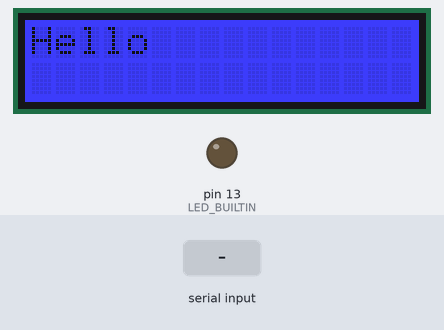
The sketch below on a simulated Arduino Uno, built with avr-gcc and run on an emulated ATmega328P. Parts: 16×2 character LCD, output pins drawn as LEDs (lit = HIGH). The inputs (shaded band) are chosen by the test bench. What the sketch prints to the serial monitor is not drawn.

Above: at 1.2 s.
1.3 s: "1\n" received over Serial
At 3.0 s:
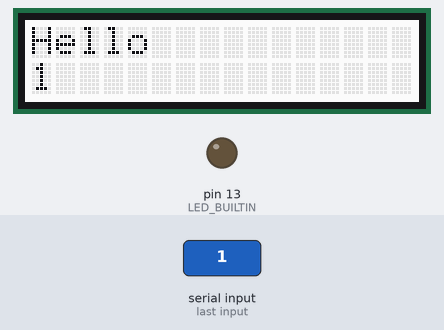
3.3 s: "0\n" received over Serial
At 5.0 s:
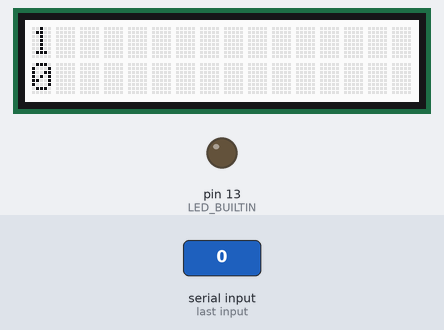
5.3 s: "2\n" received over Serial
At 5.7 s:
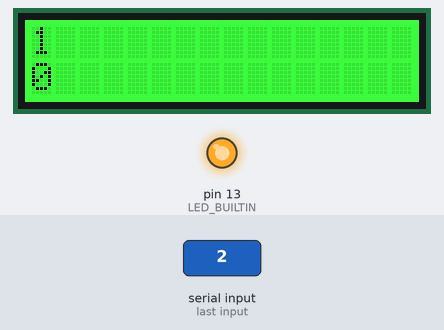
Timing chart, 0 to 8.3 s (numbered marks = the images above; inputs shaded):
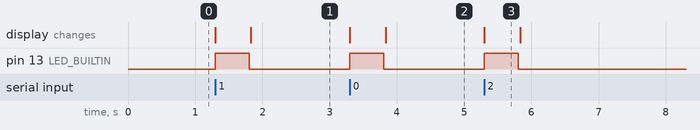

The sketch:

08_02_lcd_serial.ino
```cpp
#include <Wire.h>
#include "rgb_lcd.h"

rgb_lcd lcd;
String previous="";
String data="Hello";

void setup() {
  pinMode(LED_BUILTIN, OUTPUT);
  lcd.begin(16, 2);
  lcd.setRGB(0, 0, 255);
  lcd.print(data);
  Serial.begin(9600);
  Serial.println("Begin");
}

void loop() {
  if(Serial.available() > 0) {
    digitalWrite(LED_BUILTIN, HIGH);
    lcd.setRGB(0,255,0);
    delay(100);
    previous = data;
    data = Serial.readStringUntil('\n') + "                ";
    delay(400);
    digitalWrite(LED_BUILTIN, LOW);
    lcd.setCursor(0, 0);
    lcd.print(previous);
    lcd.setCursor(0,1);
    lcd.print(data);
    lcd.setRGB(255, 255, 255);
  }
}
```

Measured:
- after the input at 1.3 s, pin 13 (LED_BUILTIN): LOW → HIGH at once, → LOW 0.50 s later; the display: first changes at once (image 1 shows a later state)
- after the input at 3.3 s, pin 13 (LED_BUILTIN): LOW → HIGH at once, → LOW 0.50 s later; the display: first changes at once (image 2 shows a later state)
- after the input at 5.3 s, pin 13 (LED_BUILTIN): LOW → HIGH at once, → LOW 0.50 s later; the display: changes at once (image 3)
- what the display in image 3 shows lasts 0.5 s, from 5.3 s to 5.8 s
